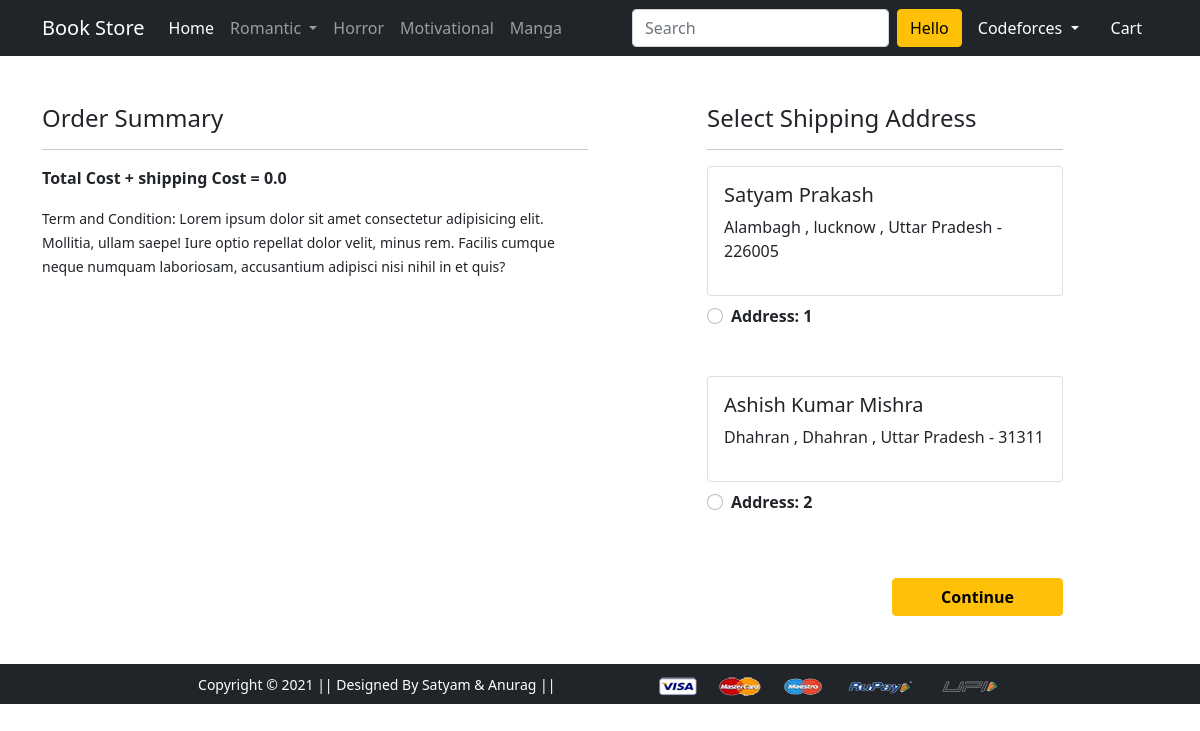
Screenshot of /checkout/ (signed in) with the database file from the repository.
### app/models.py (models this page shows, shortened)
class Customer (models.Model):
    user = models.ForeignKey(User, on_delete=models.CASCADE)
    name = models.CharField(max_length = 200)
    locality = models.CharField(max_length = 200)
    city = models.CharField(max_length = 50)
    zipcode = models.IntegerField()
    state = models.CharField(choices = STATE_CHOICES,max_length = 50)

### app/views.py (the view)
# urls.py: path('checkout/', views.checkout, name='checkout'),
@login_required(login_url='/login/')
def checkout(request):
    user = request.user
    add = Customer.objects.filter(user=user)
    cart_items = Cart.objects.filter(user=user)
    amount=0.0
    totalamount=0.0
    cart_product =[p for p in Cart.objects.all() if p.user ==request.user]
    if cart_product:
        for p in cart_product:
            tempamount = (p.quantity * p.product.discounted_price)
            amount += tempamount
        totalamount=amount+70
    return render(request, 'app/checkout.html',{'add':add,'totalamount':totalamount,'cart_items':cart_items})

### app/templates/app/checkout.html (shortened to what this page needs)
{% extends 'app/base.html' %}
{% load static %}
{% block main-content %}
<div class="container">
 <div class="row mt-5">
  <div class="col-sm-6">
    <h4>Order Summary</h4>
    <hr>
    <p class="fw-bold">Total Cost + shipping Cost = {{totalamount}}</p>
    <small>Term and Condition: Lorem ipsum dolor sit amet consectetur adipisicing elit. Mollitia, ullam saepe! Iure optio repellat dolor velit, minus rem. Facilis cumque neque numquam laboriosam, accusantium adipisci nisi nihil in et quis?</small>
  </div>
  <div class="col-sm-4 offset-sm-1">
    <h4>Select Shipping Address</h4>
    <hr>
    <form action="/paymentdone">
      {% for ad in add %}
      <div class="card">
        <div class="card-body">
        <h5>{{ad.name}}</h5>
        <p>{{ad.locality}} , {{ad.city}} , {{ad.state}} - {{ad.zipcode}}</p>
        </div>
      </div>
        <div class="form-check mt-2 mb-5">
          <input class="form-check-input" type="radio" name="custid" id="custadd{{forloop.counter}}" value="{{ad.id}}">
          <label class="form-check-label fw-bold" for="custadd{{forloop.counter}}">
            Address: {{forloop.counter}} </label>
        </div>
        {% endfor %}
        <div class="text-end">
          <button type="submit" class="btn btn-warning mt-3 px-5 fw-bold">Continue</button>
        </div>
      </form>
    </div>
  </div>
</div>
{% endblock main-content %}

### app/templates/app/base.html (shortened to what this page needs)
<!doctype html>
{% load static %}
<html lang="en">
  <head>
    <link href="https://cdn.jsdelivr.net/npm/bootstrap@5.0.0-beta1/dist/css/bootstrap.min.css" rel="stylesheet">
    <link rel="stylesheet" href="{% static 'app/css/owl.carousel.min.css' %}">
    <link rel="stylesheet" href="{% static 'app/css/all.min.css' %}">
    <link rel="stylesheet" href="{% static 'app/css/style.css' %}">
  </head>
  <body>
    <nav class="navbar navbar-expand-lg navbar-dark bg-dark">
     <div class="container">
       <a class="navbar-brand" href="/">Book Store</a>
       <div class="collapse navbar-collapse" id="navbarSupportedContent">
         <ul class="navbar-nav me-auto mb-2 mb-lg-0">
           <li class="nav-item">
             <a class="nav-link active" aria-current="page" href="/">Home</a>
           </li>
           <li class="nav-item dropdown">
             <a class="nav-link dropdown-toggle" href="#" id="electronicsDropdown" role="button" data-bs-toggle="dropdown" aria-expanded="false">
               Romantic
             </a>
           </li>
           <a class="nav-link" href="{% url 'horror' %}" id="horror" role="button"  aria-expanded="false">
            Horror
            </a>
           <a class="nav-link" href="{% url 'motivation' %}" id="Motivational" role="button"  aria-expanded="false">
            Motivational
            </a>
            <a class="nav-link" href="{% url 'manga' %}" id="Motivational" role="button"  aria-expanded="false">
              Manga
              </a>
         </ul>
         <form class="d-flex">
           <input class="form-control me-2" type="search" placeholder="Search" aria-label="Search">
           <button class="btn btn-warning" type="submit">Hello </button>
         </form>
         <div>
          <ul class="navbar-nav me-auto mb-2 mb-lg-0">
            {% if user.is_authenticated %}
           <li class="nav-item dropdown mx-2">
              <a class="nav-link dropdown-toggle text-white" href="#" id="profileDropdown" role="button" data-bs-toggle="dropdown" aria-expanded="false">
                {{request.user.username|capfirst}}
              </a>
            </li>
            <li class="nav-item mx-2">
             <a href="{% url 'showcart' %}" class="nav-link text-white"> Cart </a>
            </li>
            {% endif %}
          </ul>
         </div>
       </div>
     </div>
    </nav>
    {% block main-content %} {% endblock main-content %}
    <footer class="container-fluid bg-dark text-center p-2 mt-5">
        <small class="text-white">Copyright &copy; 2021 || Designed By Satyam & Anurag || </small>
        <small><a href = "mailto: ruhiziki@gmail.com"></a>Contact us ||</a></small>
        <img src="{% static 'app/images/payment.png' %}" alt="" srcset="" class="img-fluid" height="2px">
    </footer>
  </body>
</html>

### rows the page displays
Customer: name "Satyam Prakash", locality "Alambagh", city "lucknow", state "Uttar Pradesh", zipcode "226005"
Customer: name "Ashish Kumar Mishra", locality "Dhahran", city "Dhahran", state "Uttar Pradesh", zipcode "31311"

### other values shown
{{ request.user.username|capfirst }} "Codeforces"
{{ totalamount }} "0.0"
